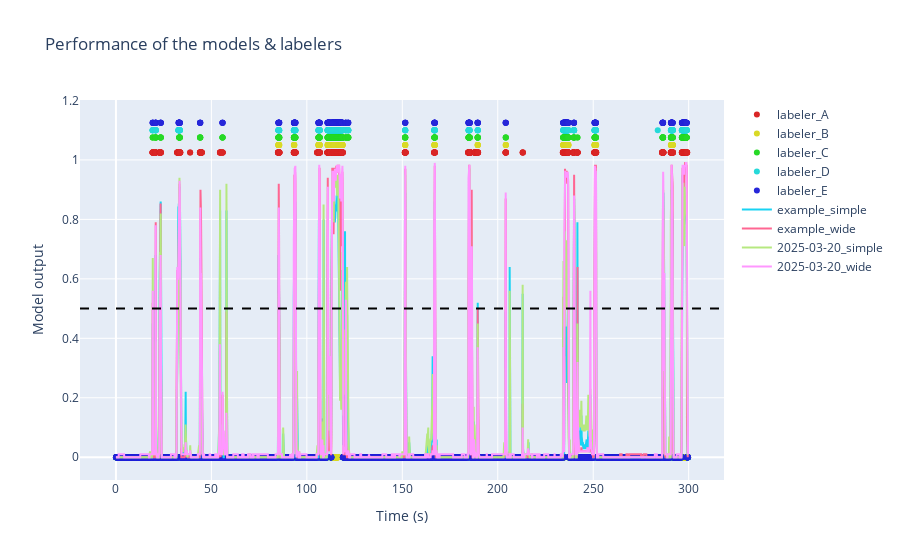

The code cell stored with this chart in its notebook:
### Markdown cell above
Also, we can see both the models and the labelers performance on an example video

### Code cell
example_path = os.path.join(base, r'docs\examples\colabeled_video')

labelers_example = {
    "labeler_A": "Example_Marian.csv",
    "labeler_B": "Example_Agus.csv",
    "labeler_C": "Example_Santi.csv",
    "labeler_D": "Example_Guille.csv",
    "labeler_E": "Example_Myself.csv"
}

rst.plot_performance_on_video(example_path, model_paths, labelers_example, plot_obj="obj_2")

### Figure 1 — Plotly figure (JSON) as saved in the notebook; plotly's stock layout.template omitted (floating-point values rounded to 4 significant figures; data arrays with more than 128 entries replaced by an {"elided": "..."} marker saying what was removed)
{"data": [{"marker": {"color": "hsl(0, 70%, 50%)"}, "mode": "markers", "name": "labeler_A", "type": "scatter", "x": {"elided": "7493 float values"}, "y": {"elided": "7493 float values"}}, {"marker": {"color": "hsl(60, 70%, 50%)"}, "mode": "markers", "name": "labeler_B", "type": "scatter", "x": {"elided": "7493 float values"}, "y": {"elided": "7493 float values"}}, {"marker": {"color": "hsl(120, 70%, 50%)"}, "mode": "markers", "name": "labeler_C", "type": "scatter", "x": {"elided": "7493 float values"}, "y": {"elided": "7493 float values"}}, {"marker": {"color": "hsl(180, 70%, 50%)"}, "mode": "markers", "name": "labeler_D", "type": "scatter", "x": {"elided": "7493 float values"}, "y": {"elided": "7493 float values"}}, {"marker": {"color": "hsl(240, 70%, 50%)"}, "mode": "markers", "name": "labeler_E", "type": "scatter", "x": {"elided": "7493 float values"}, "y": {"elided": "7493 float values"}}, {"line": {"width": 2}, "mode": "lines", "name": "example_simple", "type": "scatter", "x": {"elided": "7493 float values"}, "y": {"elided": "7493 float values"}}, {"line": {"width": 2}, "mode": "lines", "name": "example_wide", "type": "scatter", "x": {"elided": "7493 float values"}, "y": {"elided": "7493 float values"}}, {"line": {"width": 2}, "mode": "lines", "name": "2025-03-20_simple", "type": "scatter", "x": {"elided": "7493 float values"}, "y": {"elided": "7493 float values"}}, {"line": {"width": 2}, "mode": "lines", "name": "2025-03-20_wide", "type": "scatter", "x": {"elided": "7493 float values"}, "y": {"elided": "7493 float values"}}], "layout": {"shapes": [{"line": {"color": "black", "dash": "dash"}, "type": "line", "x0": 0, "x1": 1, "xref": "x domain", "y0": 0.5, "y1": 0.5, "yref": "y"}], "showlegend": true, "title": {"text": "Performance of the models & labelers"}, "xaxis": {"title": {"text": "Time (s)"}}, "yaxis": {"title": {"text": "Model output"}}}}
